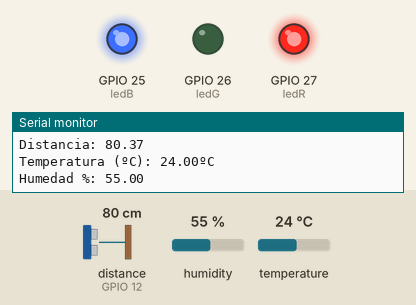
Recording of a sketch running on a simulated ESP32. On the bench: output pins drawn as LEDs (lit = HIGH), the last lines printed to the serial monitor. Wiring (inferred from the names in the program): ultrasonic range finder: trigger GPIO 13; echo GPIO 12. The inputs (shaded band) are chosen by the test bench; at power-on: temperature 24 °C, distance to the obstacle (sensor on GPIO 12) 80 cm, humidity 55 %. The echo pulse lasts 58.3 µs per cm; WiFi joins after 1.5 s; servers stay silent unless stated; no MQTT or app messages arrive unless stated; pins used as bus, display or sensor lines are not drawn.

Above: at 2.7 s.
2.8 s: temperature set to 22 °C
16.8 s: temperature set to 19 °C
28.1 s: temperature set to 17 °C
At 32.8 s:
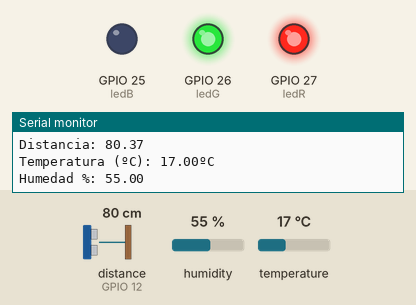
39.4 s: temperature set to 14 °C
At 47.7 s:
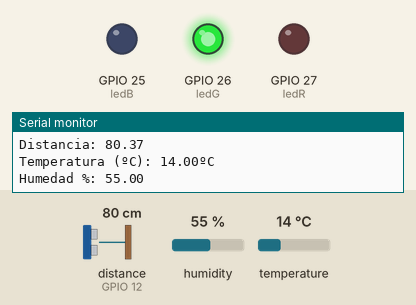
50.7 s: temperature set to 28 °C
At 62.6 s:
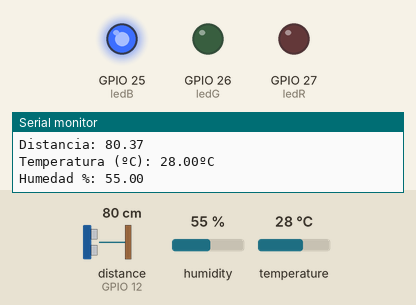
63.2 s: temperature set to 24 °C
At 77.5 s:
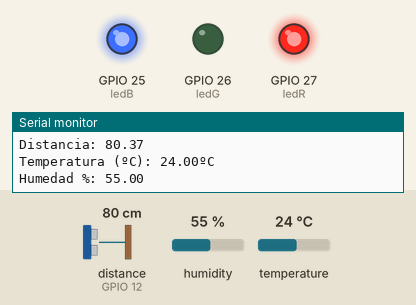
Timing chart, 0 to 78.2 s (numbered marks = the images above; inputs shaded):
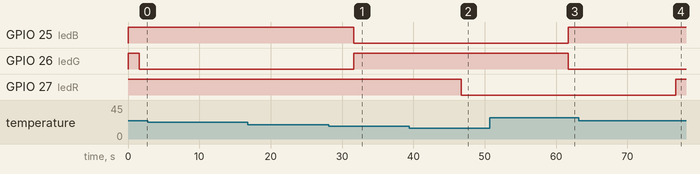

The sketch:

conexion_mqtt.ino
```cpp
#include <WiFi.h>
#include <PubSubClient.h>
#include <DHT.h>
//Ingresar libreria PubSubClient

WiFiClient esp32Client;
PubSubClient mqttClient(esp32Client);

const char* ssid     = "Wifi_name";
const char* password = "Wifi_pass";

char *server = "broker.emqx.io";
int port = 1883;

int Trigger =13;
int Echo = 12;

int ledR= 27;
int ledG= 26;
int ledB= 25;


int var = 0;

char datos[40];
char datos2[40];
char datos3[40];
char datos4[40];
String resultS = "";

float tiempo;
float distancia;

//—-DHT declaraciones
#define DHTTYPE DHT11
#define DHTPIN 32

//Inicializar el sensor DHT11
DHT dht(DHTPIN, DHTTYPE);

void wifiInit() {
    Serial.print("Conectándose a ");
    Serial.println(ssid);

    WiFi.begin(ssid, password);

    while (WiFi.status() != WL_CONNECTED) {
      Serial.print(".");
        delay(500);
    }
    Serial.println("");
    Serial.println("Conectado a WiFi");
    Serial.println("Dirección IP: ");
    Serial.println(WiFi.localIP());
  }

void reconnect() {
 mqttClient.setServer(server, port);

  while (!mqttClient.connected()) {
    Serial.print("Intentando conectarse MQTT...");
     String client_id = "PruebaEsp32";
     client_id += String(WiFi.macAddress());
    if (mqttClient.connect(client_id.c_str())) {
     Serial.println("Conectado");


    } else {
      Serial.print("Fallo, rc=");
      Serial.print(mqttClient.state());
      Serial.println(" intentar de nuevo en 5 segundos");
      // Wait 5 seconds before retrying
      delay(5000);
    }
  }

}

void setup()
{

  pinMode(ledR,OUTPUT);
  pinMode(ledG,OUTPUT);
  pinMode(ledB,OUTPUT);
  pinMode(Trigger,OUTPUT);
  pinMode(Echo,INPUT);
   //-Inicializar dht11
  dht.begin();

  digitalWrite(ledR,HIGH);
  digitalWrite(ledG,HIGH);
  digitalWrite(ledB,HIGH);

  Serial.begin(115200);
  delay(10);
  wifiInit();
  mqttClient.setServer(server, port);

}

void loop()
{
   if (!mqttClient.connected()) {
    reconnect();
  }
  mqttClient.loop();


digitalWrite(Trigger,LOW);
delayMicroseconds(4);
digitalWrite(Trigger,HIGH);
delayMicroseconds(10);
digitalWrite(Trigger,LOW);
tiempo = pulseIn(Echo,HIGH);
distancia = tiempo/58.03;
Serial.print("Distancia: ");
  Serial.println(distancia);

//lecturas
      float h = dht.readHumidity();
      float t = dht.readTemperature();
      brillar((int)t);
        Serial.print("Temperatura (ºC): ");
        Serial.print(t);
        Serial.println("ºC");
        Serial.print("Humedad %: ");
        Serial.println(h);

  char dist[20];
  char temp[20];
  char hum[20];

  dtostrf(distancia,2,2,dist);
  dtostrf(t,2,2,temp);
  dtostrf(h,2,2,hum);


  mqttClient.publish("Carro/SensorReversa/Distancia",dist);
  mqttClient.publish("Casa/Patio/Humedad",hum);
  mqttClient.publish("Casa/Cuarto/Temperatura",temp);

  delay(15000);


}
void brillar(float t){

  if(t <= 5.0)
  {//BLANCO
   digitalWrite(ledR, LOW);
   digitalWrite(ledG, LOW);
   digitalWrite(ledB, LOW);
  }
  else if(t > 5.0 && t <= 10.0)
  {//CIAN
    digitalWrite(ledR, HIGH);
    digitalWrite(ledG, LOW);
    digitalWrite(ledB, LOW);
  }
  else if(t > 10.0 && t <= 15.0)
  {//MORADO
    digitalWrite(ledR, LOW);
    digitalWrite(ledG, HIGH);
    digitalWrite(ledB, LOW);
  }
  else if(t > 15.0 && t <= 20.0)
  {//AZUL
    digitalWrite(ledR, HIGH);
    digitalWrite(ledG, HIGH);
    digitalWrite(ledB, LOW);
  }
  else if(t > 20.0 && t <= 25.0)
  {//VERDE
    digitalWrite(ledR, HIGH);
    digitalWrite(ledG, LOW);
    digitalWrite(ledB, HIGH);
  }

  else if(t > 25.0 && t <= 35.0)
  {//AMARILLO
    digitalWrite(ledR, LOW);
    digitalWrite(ledG, LOW);
    digitalWrite(ledB, HIGH);
  }
  else if(t > 35.0 ){
    //ROJO
    digitalWrite(ledR, LOW);
    digitalWrite(ledG, HIGH);
    digitalWrite(ledB, HIGH);
  }

}
```

Measured:
- the behaviour switches between 16 and 15 °C on temperature (found by bisection; images 1 and 2)
- the behaviour switches between 26 and 25 °C on temperature (found by bisection; images 3 and 4)
- after the input at 16.8 s, every drawn part: stays the same
- after the input at 39.4 s, GPIO 27 (ledR): HIGH → LOW after 7.3 s
- after the input at 50.7 s, GPIO 25 (ledB): LOW → HIGH after 11.0 s; GPIO 26 (ledG): HIGH → LOW after 11.0 s
- after the input at 63.2 s, GPIO 27 (ledR): LOW → HIGH after 13.5 s
